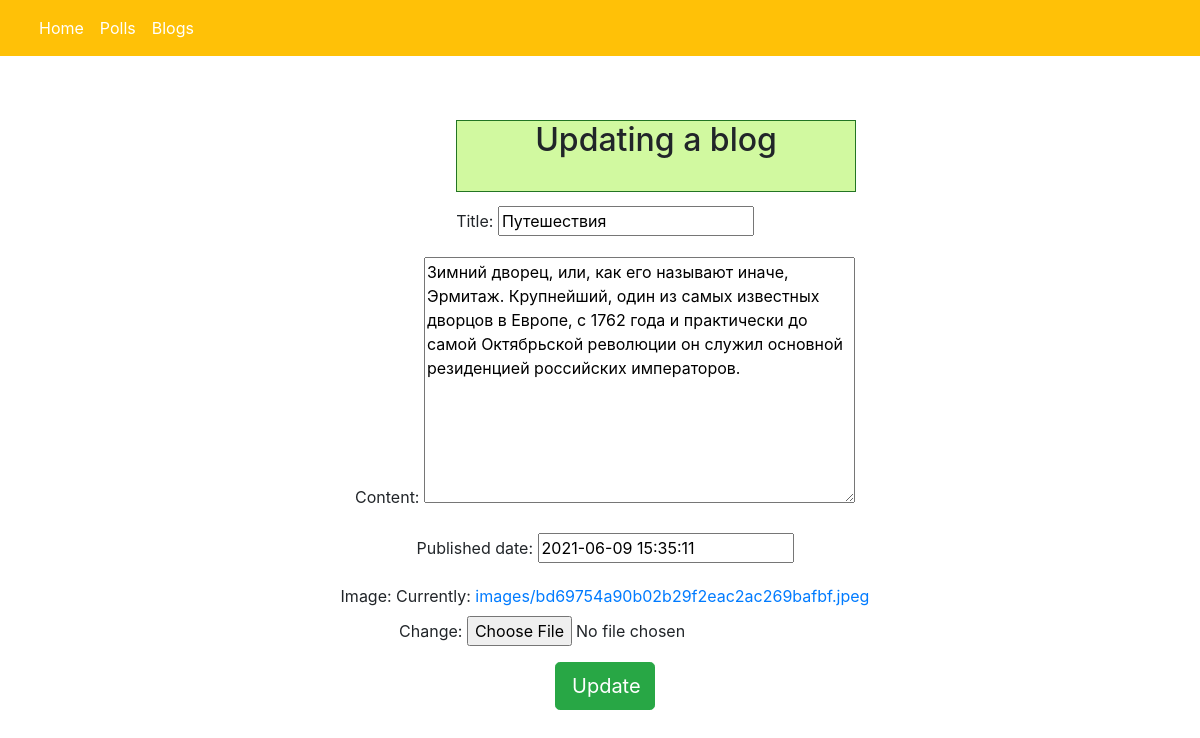
/blogs/27/blog_update/, run on the app's committed database.
### blogs/models.py (models this page shows, shortened)
class Blog(models.Model):
    title = models.CharField(max_length=200, verbose_name="Title")
    content = models.TextField(verbose_name="Content")
    pub_date = models.DateTimeField(default=timezone.now(), verbose_name="Published date")
    image = models.ImageField(upload_to='images/', verbose_name="Image")

### blogs/views.py (the view)
# urls.py: path('<int:pk>/blog_update/', views.BlogUpdateView.as_view(), name='blog_update')
class BlogUpdateView(UpdateView):
    model = Blog
    fields = ['title', 'content', 'pub_date', 'image']
    template_name = 'blogs/update_blog.html'

### blogs/templates/blogs/update_blog.html (shortened to what this page needs)
{% extends 'polls/navigation.html' %}
{% block content %}
<div style="border: 1px solid #237523; background: #d1f9a0; position:absolute; top: 15%; left: 38%; width: 400px">
    <h2 align="center">Updating а blog</h2><br>
</div>
<form align="center" style="margin-left: 10px; margin-top: 150px" method="post" enctype="multipart/form-data">
    {{form.as_p}}
     <input class="btn btn-primary btn-lg btn-success" type="submit" value="Update" style="width:100px"/>
</form>
{% endblock %}

### data on the page
Blog: title "Путешествия", content "Зимний дворец, или, как его называют иначе, Эрмитаж. Крупнейший, один из самых известных дворцов в Европе, с 1762 года и практически до самой Октябрьской революции он служил основной резиденцией российских императоров.", pub_date "2021-06-09 15:35:11"
